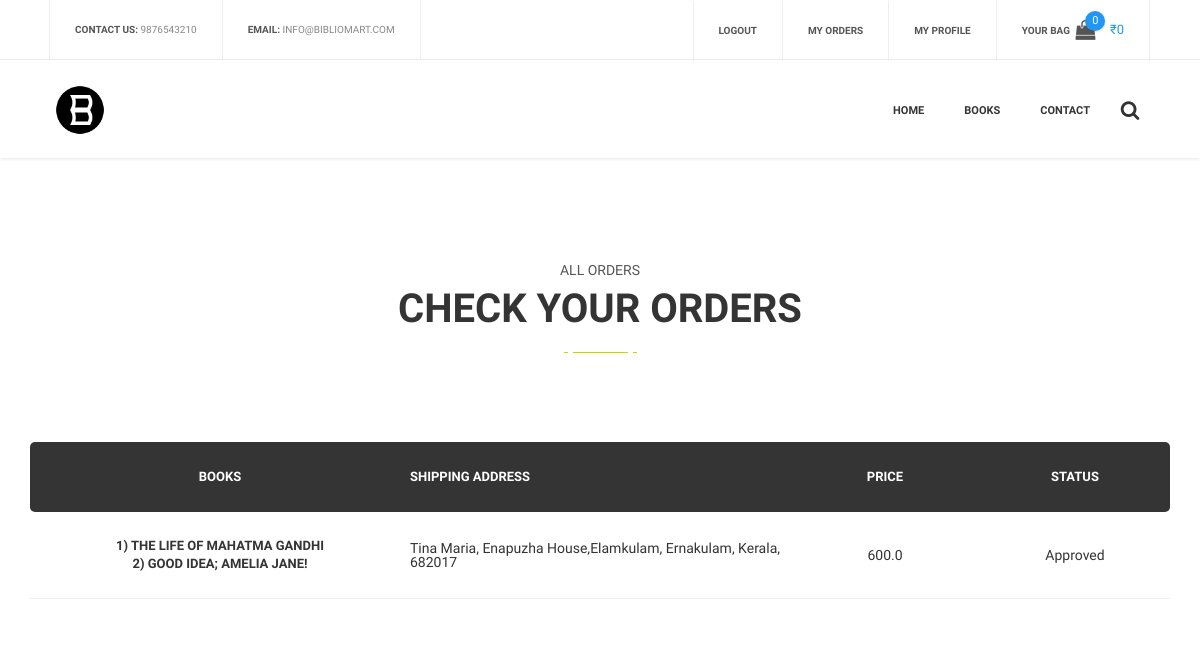
Screenshot of /orders (signed in) with the database file from the repository.
### models.py (models this page shows, shortened)
class Book(db.Model):
    __tablename__ = "book"
    id = db.Column(db.String, primary_key=True)
    title = db.Column(db.String, nullable=False)
    author = db.Column(db.String, nullable=False)
    price = db.Column(db.Float, nullable=False)
    description = db.Column(db.Text, nullable=False)
    date_added = db.Column(db.DateTime)
    category_id = db.Column(db.String, db.ForeignKey('category.id'))
    category = db.relationship('Category',backref=db.backref('book', lazy='dynamic'))
    images = db.relationship('Image', backref='book', lazy='dynamic')
    carts = db.relationship("Cart", secondary="cart_book", viewonly=True)
    orders = db.relationship("Order", secondary="order_book", viewonly=True)

class Order(db.Model):
    __tablename__ = 'order'
    id = db.Column(db.String,  primary_key=True, unique=True)
    user_id = db.Column(db.String,db.ForeignKey('user.id'))
    total_price = db.Column(db.Float, default=0)
    book_count = db.Column(db.Integer, default=0)
    shipping_name = db.Column(db.String)
    shipping_address = db.Column(db.String)
    shipping_city = db.Column(db.String)
    shipping_state = db.Column(db.String)
    shipping_pincode = db.Column(db.String)
    shipping_landmark = db.Column(db.String)
    shipping_phone = db.Column(db.String)
    is_approved = db.Column(db.Boolean, default = False)
    is_cancelled = db.Column(db.Boolean, default = False)
    books = db.relationship("Book", secondary="order_book", viewonly=True)
    user = db.relationship('User',backref=db.backref('order', lazy='dynamic'))

### app.py (the view)
@app.route('/orders')
def orders():
    if not current_user.is_authenticated:
        return redirect(url_for('login'))
    cart = g.user.cart.first()
    if not cart:
        cart = Cart(g.user.id)
    orders = g.user.order.all()
    categories = Category.query.all()
    return render_template("orders.html",page="orders", orders=orders, cart=cart, categories=categories)

### app.py (called while the page is built)
@login_manager.user_loader
def load_user(id):
    return User.query.get(id)

@app.before_request
def before_request():
    g.user = current_user

### templates/orders.html (shortened to what this page needs)
<!DOCTYPE html>
<html lang="en">
<head>
    <link href="{{ url_for('static', filename='css/bootstrap.min.css')}}" rel="stylesheet">
    <link href="{{ url_for('static', filename='css/bootstrap.extension.css')}}" rel="stylesheet">
    <link href="{{ url_for('static', filename='css/style.css')}}" rel="stylesheet">
    <link href="{{ url_for('static', filename='css/swiper.css')}}" rel="stylesheet">
    <link href="{{ url_for('static', filename='css/sumoselect.css')}}" rel="stylesheet">
    <link href="{{ url_for('static', filename='css/font-awesome.min.css')}}" rel="stylesheet">
</head>
<body>
    <div id="content-block">
        {% include 'header.html' %}
        <div class="container">
            <div class="empty-space col-xs-b15 col-sm-b50 col-md-b100"></div>
            <div class="text-center">
                <div class="simple-article size-3 grey uppercase col-xs-b5">All Orders</div>
                <div class="h2">check your Orders</div>
                <div class="title-underline center"><span></span></div>
            </div>
        </div>
        <div class="empty-space col-xs-b35 col-md-b70"></div>
        <div class="container">
            <table class="cart-table">
                <thead>
                    <tr>
                        <th class="col-md-4">Books</th>
                        <th class="col-md-4">Shipping Address</th>
                        <th class="col-md-2">Price</th>
                        <th class="col-md-2">Status</th>
                    </tr>
                </thead>
                <tbody>
                    {% for order in orders %}
                    <tr>
                        <td data-title=" ">
                            {% for bk in order.order_books %}
                            <h6 class="h6">
                                <a href="/book/{{bk.book.id}}">
                                    {{loop.index|string +') ' + bk.book.title}}
                                </a>
                            </h6>
                            {% endfor %}
                        </td>
                        <td data-title=" ">
                            {{
                                order.shipping_name + ', '
                                + order.shipping_address + ', '
                                + order.shipping_city + ', '
                                + order.shipping_state + ', '
                                + order.shipping_pincode
                            }}
                        </td>
                        <td data-title="₹">
                            {{order.total_price}}
                        </td>
                        <td data-title="">
                            {{'Cancelled' if order.is_cancelled
                                else ('Approved' if order.is_approved
                                else 'Waiting for Approval') }}
                        </td>
                    </tr>
                    {% endfor %}
                </tbody>
            </table>
            <div class="empty-space col-xs-b35"></div>
        </div>
    </div>
</body>
</html>

### rows the page displays
Order: shipping_name+shipping_address+shipping_city "Tina Maria, Enapuzha House,Elamkulam, Ernakulam, Kerala, 682017", total_price "600.0", is_cancelled+is_approved "Approved"

### other values shown
{{ cart.book_count if cart.book_count else 0 }} "0"
{{ cart.total_price if cart.total_price else 0 }} "0"
